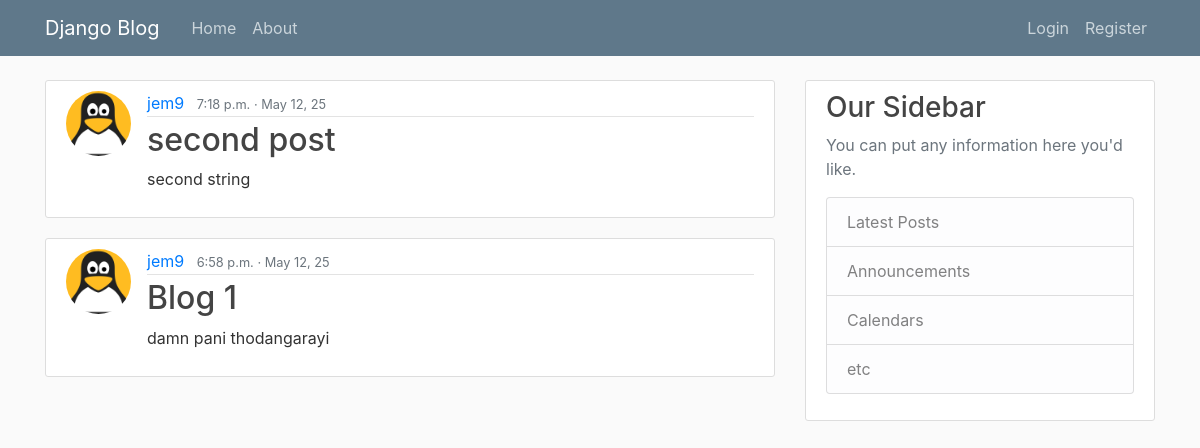
Before: / with the older database file.
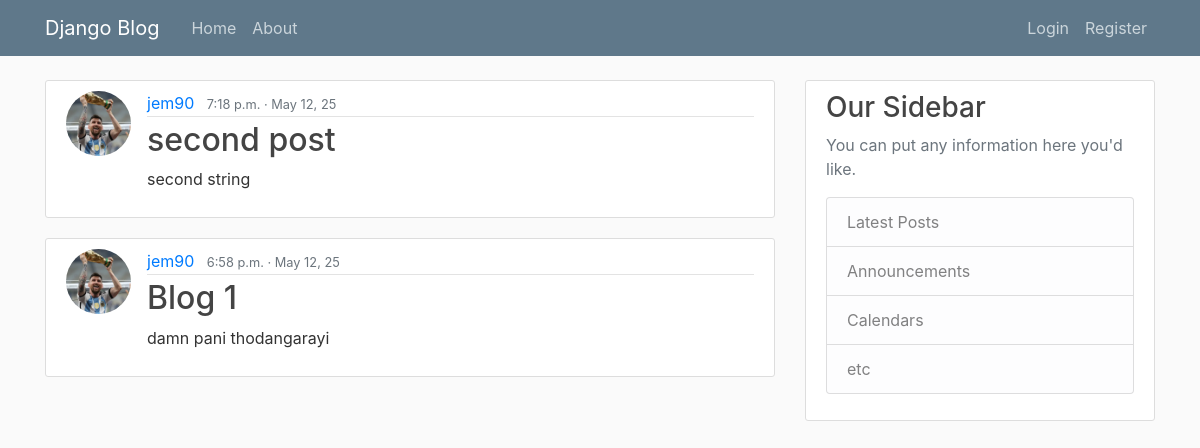
After: the same page with the newer database file.
### blog/models.py (models this page shows, shortened)
class Post(models.Model):
    title = models.CharField(max_length=200)
    date = models.DateTimeField(default=timezone.now)
    content = models.TextField()
    author = models.ForeignKey(User, on_delete=models.CASCADE)

### users/models.py (models this page shows, shortened)
class Profile(models.Model):
    user = models.OneToOneField(User, on_delete=models.CASCADE)
    image = models.ImageField(default="default.jpg", upload_to="profile_pics")

### blog/views.py (the view)
# urls.py: path("", views.home, name="blog-home"),
def home(request):
    context = {
        "posts": Post.objects.all().order_by("-date"),
    }
    return render(request, "blog/home.html", context)

### blog/templates/blog/home.html
{% extends "blog/base.html" %}
{% block content %}
    {% for post in posts %}
        <article class="media content-section">
        <img class="rounded-circle article-img" src="{{ post.author.profile.image.url }}" alt="">
          <div class="media-body">
            <div class="article-metadata">
              <a class="mr-2" href="#">{{ post.author }}</a>
              <small class="text-muted">{{ post.date|date:"P · M j, y"}}</small>
            </div>
            <h2><a class="article-title" href="#">{{ post.title }}</a></h2>
            <p class="article-content">{{ post.content }}</p>
          </div>
        </article>
    {% endfor %}
{% endblock content %}

### blog/templates/blog/base.html (shortened to what this page needs)
{% load static %}
<!DOCTYPE html>
<html>
<head>
    <link rel="stylesheet" href="https://maxcdn.bootstrapcdn.com/bootstrap/4.0.0/css/bootstrap.min.css">
    <link rel="stylesheet" type="text/css" href="{% static 'blog/main.css' %}">
</head>
<body>
    <header class="site-header">
      <nav class="navbar navbar-expand-md navbar-dark bg-steel fixed-top">
        <div class="container">
          <a class="navbar-brand mr-4" href="{% url 'blog-home' %}">Django Blog</a>
          <div class="collapse navbar-collapse" id="navbarToggle">
            <div class="navbar-nav mr-auto">
              <a class="nav-item nav-link" href="{% url 'blog-home' %}">Home</a>
              <a class="nav-item nav-link" href="{% url 'blog-about' %}">About</a>
            </div>
            <div class="navbar-nav">
{% if user.is_authenticated %}
  <div class="d-inline-flex align-items-center">
<div style="margin-right: 10px;">
    <form method="post" action="{% url 'logout' %}" class="m-0 p-0">
      {% csrf_token %}
      <button type="submit" class="nav-item nav-link btn btn-link m-0 p-0 me-2" style="border:none; background:none;">Logout  </button>
    </form>
</div>
    <a class="nav-item nav-link btn btn-link m-0 p-0" style="border:none; background:none;" href="{% url 'profile' %}">Profile</a>
  </div>
{% else %}
  <a class="nav-item nav-link" href="{% url 'login' %}">Login</a>
  <a class="nav-item nav-link" href="{% url 'register' %}">Register</a>
{% endif %}
           </div>
          </div>
        </div>
      </nav>
    </header>
    <main role="main" class="container">
      <div class="row">
        <div class="col-md-8">
          {% block content %}{% endblock %}
        </div>
        <div class="col-md-4">
          <div class="content-section">
            <h3>Our Sidebar</h3>
            <p class='text-muted'>You can put any information here you'd like.
              <ul class="list-group">
                <li class="list-group-item list-group-item-light">Latest Posts</li>
                <li class="list-group-item list-group-item-light">Announcements</li>
                <li class="list-group-item list-group-item-light">Calendars</li>
                <li class="list-group-item list-group-item-light">etc</li>
              </ul>
            </p>
          </div>
        </div>
      </div>
    </main>
</body>
</html>

### blog/static/blog/main.css (style rules this page uses)
body { background: #fafafa; color: #333333; margin-top: 5rem; }
h1, h2, h3, h4, h5, h6 { color: #444444; }
ul { margin: 0; }
.bg-steel { background-color: #5f788a; }
.site-header .navbar-nav .nav-link { color: #cbd5db; }
.content-section { background: #ffffff; padding: 10px 20px; border: 1px solid #dddddd; border-radius: 3px; margin-bottom: 20px; }
.article-title { color: #444444; }
.article-content { white-space: pre-line; }
.article-img { height: 65px; width: 65px; margin-right: 16px; }
.article-metadata { padding-bottom: 1px; margin-bottom: 4px; border-bottom: 1px solid #e3e3e3; }

Changed rows visible on the page:
changed through a linked row, Post "second post": author.profile.image: a different picture; author "jem9" → "jem90"
changed through a linked row, Post "Blog 1": author.profile.image: a different picture; author "jem9" → "jem90"
